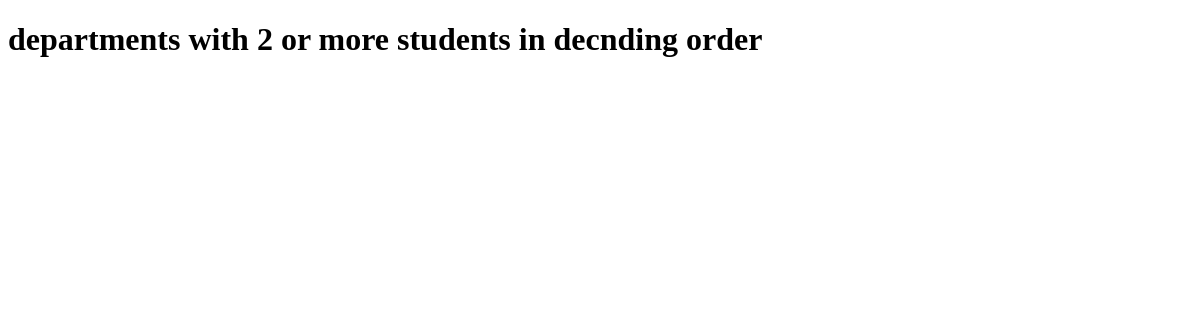
Page /books/lab9/task4 on the earlier database version.
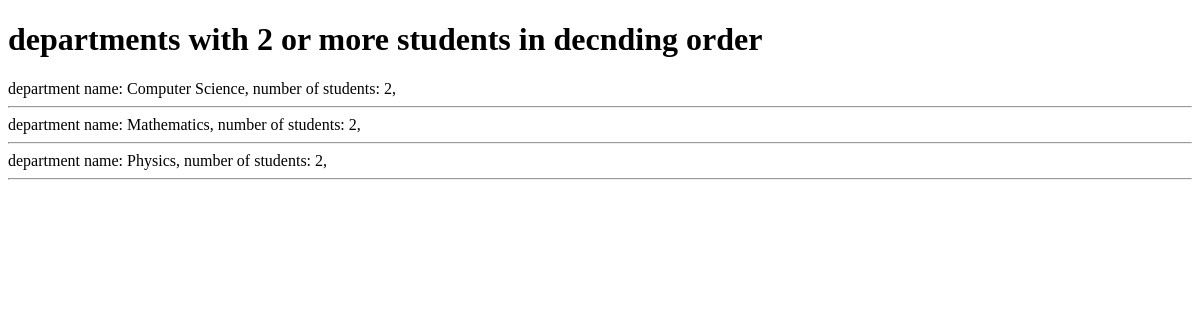
Same page on the later database version.
### apps/bookmodule/models.py (models this page shows)
class department (models.Model):
    name = models.CharField(max_length = 50)

### apps/bookmodule/views.py (the view)
# urls.py: path('lab9/task4', views.lab9task4, name='lab9task4'),
def lab9task4(request):
        departments = department.objects.annotate(student_count=Count('student2')).filter(student_count__gte=2).order_by('-student_count')
        return render(request, 'bookmodule/lab9Updated/task4.html', {'departments':departments})

### apps/templates/bookmodule/lab9Updated/task4.html (shortened to what this page needs)
{% extends "layouts/base.html" %}
{% load static %}
{% block content %}
<!DOCTYPE html>
<html>
<head>
</head>
<body>
    <h1>departments with 2 or more students in decnding order</h1>
    {% for obj in departments %}
    department name: {{obj.name}}, number of students: {{obj.student_count}},
    <hr>
    {% endfor %}
</body>
</html>
{% endblock %}

Differences in the rows shown:
added department: name "Computer Science", student_count "2"
added department: name "Mathematics", student_count "2"
added department: name "Physics", student_count "2"
